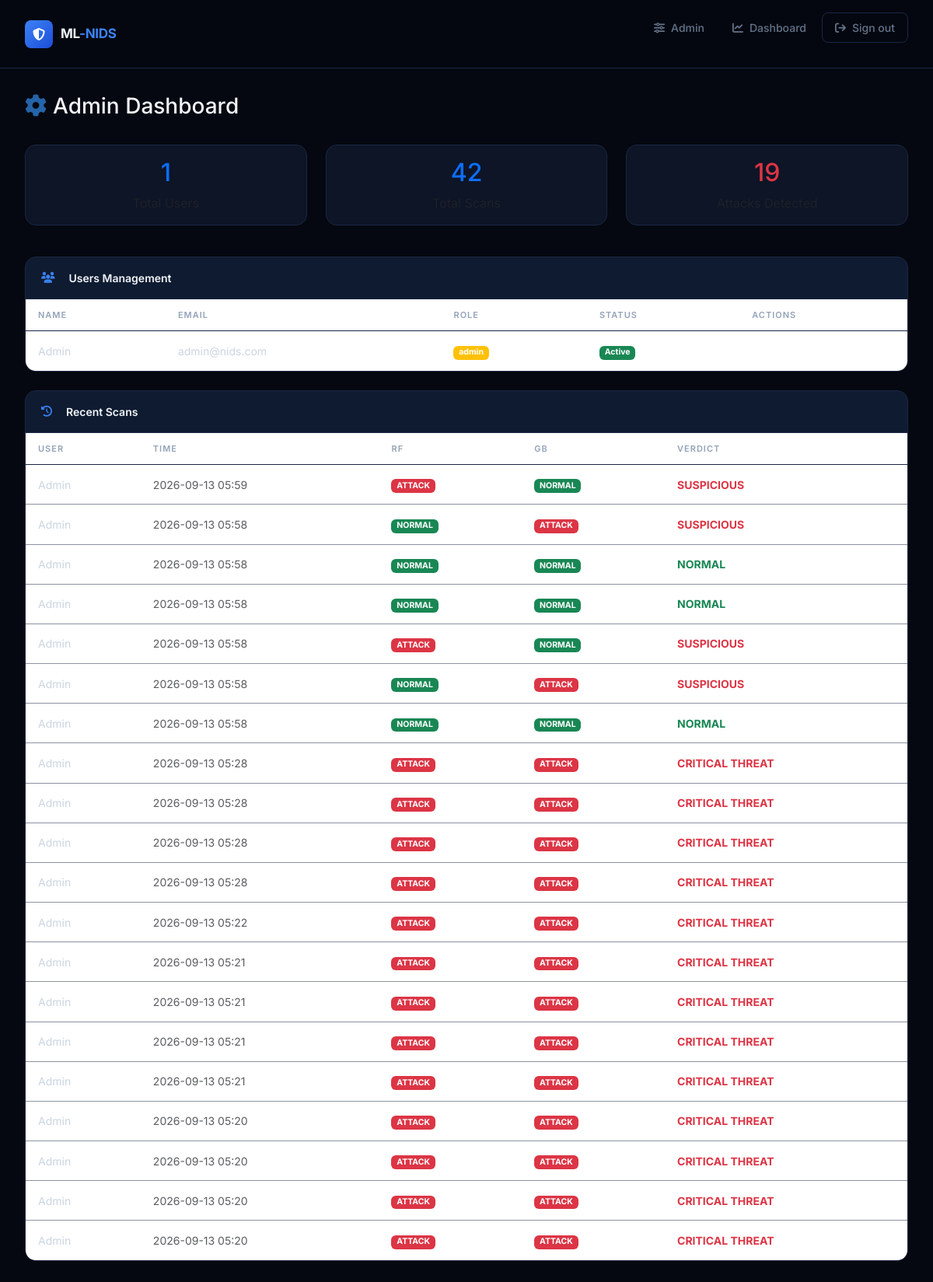
The page /admin (signed in) on the database its author committed.
### app.py (models this page shows)
class User(db.Model, UserMixin):
    id         = db.Column(db.Integer, primary_key=True)
    name       = db.Column(db.String(100), nullable=False)
    email      = db.Column(db.String(120), unique=True, nullable=False)
    password   = db.Column(db.String(200), nullable=False)
    role       = db.Column(db.String(20), default='user')
    created_at = db.Column(db.DateTime, default=datetime.utcnow)
    is_active  = db.Column(db.Boolean, default=True)
    scans      = db.relationship('ScanHistory', backref='user', lazy=True)

class ScanHistory(db.Model):
    id         = db.Column(db.Integer, primary_key=True)
    user_id    = db.Column(db.Integer, db.ForeignKey('user.id'), nullable=False)
    duration   = db.Column(db.Float)
    src_pkts   = db.Column(db.Float)
    dst_pkts   = db.Column(db.Float)
    src_bytes  = db.Column(db.Float)
    dst_bytes  = db.Column(db.Float)
    rate       = db.Column(db.Float)
    rf_result  = db.Column(db.String(20))
    gb_result  = db.Column(db.String(20))
    verdict    = db.Column(db.String(50))
    created_at = db.Column(db.DateTime, default=datetime.utcnow)

### app.py (the view)
@app.route('/admin')
@login_required
def admin_dashboard():
    if current_user.role != 'admin':
        flash('Access denied.', 'danger')
        return redirect(url_for('dashboard'))
    users      = User.query.all()
    scans      = ScanHistory.query.order_by(
                    ScanHistory.created_at.desc()).limit(20).all()
    total_scans  = ScanHistory.query.count()
    attack_scans = ScanHistory.query.filter(
                    ScanHistory.verdict != 'NORMAL').count()
    return render_template('admin.html',
        users=users, scans=scans,
        total_scans=total_scans, attack_scans=attack_scans)

### app.py (called while the page is built)
@login_manager.user_loader
def load_user(user_id):
    return User.query.get(int(user_id))

### templates/admin.html (shortened to what this page needs)
{% extends 'base.html' %}
{% block content %}
<div class="row mb-4">
    <div class="col">
        <h3><i class="fas fa-cog me-2" style="color:#2563a8"></i>Admin Dashboard</h3>
    </div>
</div>
<div class="row mb-4">
    <div class="col-md-4 mb-3">
        <div class="card p-3 text-center">
            <h2 class="text-primary">{{ users|length }}</h2>
            <p class="text-muted mb-0">Total Users</p>
        </div>
    </div>
    <div class="col-md-4 mb-3">
        <div class="card p-3 text-center">
            <h2 class="text-primary">{{ total_scans }}</h2>
            <p class="text-muted mb-0">Total Scans</p>
        </div>
    </div>
    <div class="col-md-4 mb-3">
        <div class="card p-3 text-center">
            <h2 class="text-danger">{{ attack_scans }}</h2>
            <p class="text-muted mb-0">Attacks Detected</p>
        </div>
    </div>
</div>
<div class="card mb-4">
    <div class="card-header">
        <i class="fas fa-users me-2"></i>Users Management
    </div>
    <div class="card-body p-0">
        <table class="table mb-0">
            <thead>
                <tr>
                    <th>Name</th>
                    <th>Email</th>
                    <th>Role</th>
                    <th>Status</th>
                    <th>Actions</th>
                </tr>
            </thead>
            <tbody>
                {% for user in users %}
                <tr>
                    <td>{{ user.name }}</td>
                    <td>{{ user.email }}</td>
                    <td>
                        <span class="badge bg-{{ 'warning' if user.role == 'admin' else 'secondary' }}">
                            {{ user.role }}
                        </span>
                    </td>
                    <td>
                        <span class="badge bg-{{ 'success' if user.is_active else 'danger' }}">
                            {{ 'Active' if user.is_active else 'Disabled' }}
                        </span>
                    </td>
                    <td>
                    </td>
                </tr>
                {% endfor %}
            </tbody>
        </table>
    </div>
</div>
<div class="card">
    <div class="card-header">
        <i class="fas fa-history me-2"></i>Recent Scans
    </div>
    <div class="card-body p-0">
        <table class="table mb-0">
            <thead>
                <tr>
                    <th>User</th>
                    <th>Time</th>
                    <th>RF</th>
                    <th>GB</th>
                    <th>Verdict</th>
                </tr>
            </thead>
            <tbody>
                {% for scan in scans %}
                <tr>
                    <td>{{ scan.user.name }}</td>
                    <td class="text-muted small">
                        {{ scan.created_at.strftime('%Y-%m-%d %H:%M') }}
                    </td>
                    <td>
                        <span class="badge bg-{{ 'danger' if scan.rf_result == 'ATTACK' else 'success' }}">
                            {{ scan.rf_result }}
                        </span>
                    </td>
                    <td>
                        <span class="badge bg-{{ 'danger' if scan.gb_result == 'ATTACK' else 'success' }}">
                            {{ scan.gb_result }}
                        </span>
                    </td>
                    <td class="fw-bold text-{{ 'danger' if scan.verdict != 'NORMAL' else 'success' }}">
                        {{ scan.verdict }}
                    </td>
                </tr>
                {% endfor %}
            </tbody>
        </table>
    </div>
</div>
{% endblock %}

### templates/base.html (shortened to what this page needs)
<!DOCTYPE html>
<html lang="en">
<head>
    <link href="https://cdn.jsdelivr.net/npm/bootstrap@5.3.0/dist/css/bootstrap.min.css" rel="stylesheet">
    <link href="https://cdnjs.cloudflare.com/ajax/libs/font-awesome/6.4.0/css/all.min.css" rel="stylesheet">
</head>
<body>
<nav class="navbar">
    <div class="navbar-inner">
        <a href="/" class="nav-brand">
            <div class="nav-brand-icon">
                <i class="fas fa-shield-halved"></i>
            </div>
            <span class="nav-brand-text">ML<span>-NIDS</span></span>
        </a>
        <ul class="nav-links">
            {% if current_user.is_authenticated %}
                {% if current_user.role == 'admin' %}
                <li>
                    <a href="/admin">
                        <i class="fas fa-sliders"></i> Admin
                    </a>
                </li>
                {% endif %}
                <li>
                    <a href="/dashboard">
                        <i class="fas fa-chart-line"></i> Dashboard
                    </a>
                </li>
                <li>
                    <a href="/logout" class="btn-nav-logout">
                        <i class="fas fa-arrow-right-from-bracket"></i> Sign out
                    </a>
                </li>
            {% endif %}
        </ul>
    </div>
</nav>
<div class="page-wrapper">
    <div class="main-content">
        {% block content %}{% endblock %}
    </div>
</div>
</body>
</html>

### templates/base.html (style rules this page uses)
:root { --bg-primary: #050810; --bg-secondary: #0a0f1e; --bg-card: #0d1526; --border: #1a2744; --accent: #3b82f6; --accent-dark: #1d4ed8; --text-primary: #f1f5f9; --text-secondary: #64748b; --text-muted: #475569; --success: #10b981; --danger: #ef4444; --warning: #f59e0b; }
* { font-family: 'Inter', sans-serif; box-sizing: border-box; margin: 0; padding: 0; }
body { background: var(--bg-primary); color: var(--text-primary); min-height: 100vh; overflow-x: hidden; }
.page-wrapper { animation: fadeSlideIn 0.4s ease forwards; }
.navbar { background: rgba(5, 8, 16, 0.95) !important; backdrop-filter: blur(20px); border-bottom: 1px solid var(--border); padding: 0 !important; position: sticky; top: 0; z-index: 1000; }
.navbar-inner { display: flex; align-items: center; justify-content: space-between; padding: 16px 32px; max-width: 1280px; margin: 0 auto; width: 100%; }
.nav-brand { display: flex; align-items: center; gap: 10px; text-decoration: none; transition: opacity 0.2s; }
.nav-brand-icon { width: 36px; height: 36px; background: linear-gradient(135deg, var(--accent), var(--accent-dark)); border-radius: 8px; display: flex; align-items: center; justify-content: center; font-size: 16px; color: white; }
.nav-brand-text { font-size: 17px; font-weight: 700; color: var(--text-primary); letter-spacing: -0.3px; }
.nav-brand-text span { color: var(--accent); }
.nav-links { display: flex; align-items: center; gap: 4px; list-style: none; }
.nav-links a { display: flex; align-items: center; gap: 8px; padding: 8px 16px; color: var(--text-secondary); text-decoration: none; font-size: 14px; font-weight: 500; border-radius: 8px; transition: all 0.2s; }
.btn-nav-logout { display: flex; align-items: center; gap: 8px; padding: 8px 16px; background: transparent; border: 1px solid var(--border); border-radius: 8px; color: var(--text-secondary); font-size: 14px; font-weight: 500; cursor: pointer; text-decoration: none; transition: all 0.2s; }
.main-content { max-width: 1280px; margin: 0 auto; padding: 32px; }
.card { background: var(--bg-card); border: 1px solid var(--border); border-radius: 14px; overflow: hidden; transition: border-color 0.2s, box-shadow 0.2s; }
.card-header { background: rgba(59, 130, 246, 0.05); border-bottom: 1px solid var(--border); padding: 16px 20px; font-size: 14px; font-weight: 600; color: var(--text-primary); display: flex; align-items: center; gap: 10px; }
.card-header i { color: var(--accent); font-size: 14px; }
.card-body { padding: 20px; }
.table { color: var(--text-primary); margin: 0; }
.table thead tr { background: rgba(59,130,246,0.05); border-bottom: 1px solid var(--border); }
.table thead th { font-size: 11px; font-weight: 600; text-transform: uppercase; letter-spacing: 1px; color: var(--text-muted); padding: 12px 16px; border: none; }
.table tbody td { padding: 14px 16px; border-bottom: 1px solid rgba(26,39,68,0.5); font-size: 14px; color: var(--text-secondary); vertical-align: middle; }
.table tbody tr:last-child td { border-bottom: none; }
.table tbody tr { transition: background 0.15s; }
a { transition: all 0.2s; }
table td { color: #cbd5e1 !important; }
table th { color: #94a3b8 !important; }
p { color: #94a3b8; }
h1,h2,h3,h4,h5 { color: #f1f5f9; }
.card { transition: all 0.25s ease !important; }
html { scroll-behavior: smooth; }

### rows shown on the page
User: name "Admin", email "admin@nids.com", role "admin", is_active "Active"
ScanHistory: user.name "Admin", created_at "2026-09-13 05:59", rf_result "ATTACK", gb_result "NORMAL", verdict "SUSPICIOUS"
ScanHistory: user.name "Admin", created_at "2026-09-13 05:58", rf_result "NORMAL", gb_result "ATTACK", verdict "SUSPICIOUS"
ScanHistory: user.name "Admin", created_at "2026-09-13 05:58", rf_result "NORMAL", gb_result "NORMAL", verdict "NORMAL"
ScanHistory: user.name "Admin", created_at "2026-09-13 05:58", rf_result "NORMAL", gb_result "NORMAL", verdict "NORMAL"
ScanHistory: user.name "Admin", created_at "2026-09-13 05:58", rf_result "ATTACK", gb_result "NORMAL", verdict "SUSPICIOUS"
ScanHistory: user.name "Admin", created_at "2026-09-13 05:58", rf_result "NORMAL", gb_result "ATTACK", verdict "SUSPICIOUS"
ScanHistory: user.name "Admin", created_at "2026-09-13 05:58", rf_result "NORMAL", gb_result "NORMAL", verdict "NORMAL"
ScanHistory: user.name "Admin", created_at "2026-09-13 05:28", rf_result "ATTACK", gb_result "ATTACK", verdict "CRITICAL THREAT"
ScanHistory: user.name "Admin", created_at "2026-09-13 05:28", rf_result "ATTACK", gb_result "ATTACK", verdict "CRITICAL THREAT"
ScanHistory: user.name "Admin", created_at "2026-09-13 05:28", rf_result "ATTACK", gb_result "ATTACK", verdict "CRITICAL THREAT"
ScanHistory: user.name "Admin", created_at "2026-09-13 05:28", rf_result "ATTACK", gb_result "ATTACK", verdict "CRITICAL THREAT"
ScanHistory: user.name "Admin", created_at "2026-09-13 05:22", rf_result "ATTACK", gb_result "ATTACK", verdict "CRITICAL THREAT"
ScanHistory: user.name "Admin", created_at "2026-09-13 05:21", rf_result "ATTACK", gb_result "ATTACK", verdict "CRITICAL THREAT"
ScanHistory: user.name "Admin", created_at "2026-09-13 05:21", rf_result "ATTACK", gb_result "ATTACK", verdict "CRITICAL THREAT"
ScanHistory: user.name "Admin", created_at "2026-09-13 05:21", rf_result "ATTACK", gb_result "ATTACK", verdict "CRITICAL THREAT"
ScanHistory: user.name "Admin", created_at "2026-09-13 05:21", rf_result "ATTACK", gb_result "ATTACK", verdict "CRITICAL THREAT"
ScanHistory: user.name "Admin", created_at "2026-09-13 05:20", rf_result "ATTACK", gb_result "ATTACK", verdict "CRITICAL THREAT"
ScanHistory: user.name "Admin", created_at "2026-09-13 05:20", rf_result "ATTACK", gb_result "ATTACK", verdict "CRITICAL THREAT"
ScanHistory: user.name "Admin", created_at "2026-09-13 05:20", rf_result "ATTACK", gb_result "ATTACK", verdict "CRITICAL THREAT"
ScanHistory: user.name "Admin", created_at "2026-09-13 05:20", rf_result "ATTACK", gb_result "ATTACK", verdict "CRITICAL THREAT"

### other values the page prints
{{ users|length }} "1"
{{ total_scans }} "42"
{{ attack_scans }} "19"
